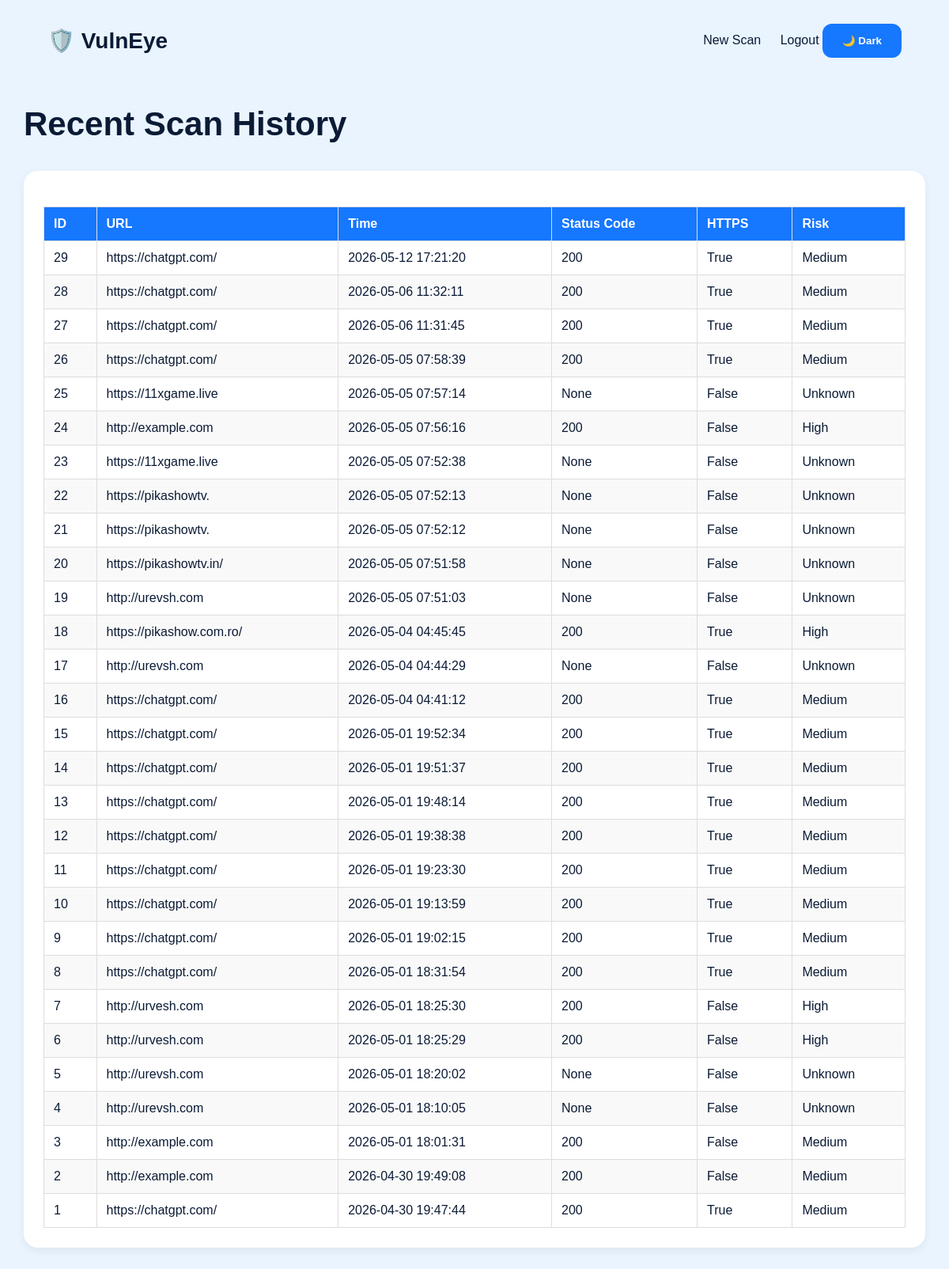
The page /history (signed in) on the database its author committed.
### tables this page shows
CREATE TABLE scan_history (
            id INTEGER PRIMARY KEY AUTOINCREMENT,
            url TEXT,
            scan_time TIMESTAMP DEFAULT CURRENT_TIMESTAMP,
            reachable TEXT,
            status_code TEXT,
            https TEXT,
            risk TEXT
        );

### app.py (the view)
@app.route("/history")
def history():
    if not is_logged_in():
        return redirect(url_for("login"))
    scans = get_all_scans()
    return render_template("history.html", scans=scans)

### app.py (called while the page is built)
def is_logged_in():
    return session.get("logged_in")

### database.py (called while the page is built)
def get_all_scans():
    conn = sqlite3.connect(DB_NAME)
    cursor = conn.cursor()
    cursor.execute("""
        SELECT id, url, scan_time, reachable, status_code, https, risk
        FROM scan_history
        ORDER BY id DESC
    """)
    rows = cursor.fetchall()
    conn.close()
    return rows

### templates/history.html (shortened to what this page needs)
<!DOCTYPE html>
<html lang="en">
<head>
    <link rel="stylesheet" href="{{ url_for('static', filename='style.css') }}">
</head>
<body>
    <header class="navbar">
        <div class="logo">🛡️ VulnEye</div>
        <nav>
            <a href="/">New Scan</a>
            <a href="/logout">Logout</a>
            <button onclick="toggleDark()" class="back-btn">🌙 Dark</button>
        </nav>
    </header>
    <section class="results-container">
        <h1>Recent Scan History</h1>
        <div class="detail-card">
            <table class="history-table">
                <thead>
                    <tr>
                        <th>ID</th>
                        <th>URL</th>
                        <th>Time</th>
                        <th>Status Code</th>
                        <th>HTTPS</th>
                        <th>Risk</th>
                    </tr>
                </thead>
                <tbody>
                    {% for scan in scans %}
                    <tr>
                        <td>{{ scan[0] }}</td>
                        <td>{{ scan[1] }}</td>
                        <td>{{ scan[2] }}</td>
                        <td>{{ scan[4] }}</td>
                        <td>{{ scan[5] }}</td>
                        <td>{{ scan[6] }}</td>
                    </tr>
                    {% endfor %}
                </tbody>
            </table>
        </div>
    </section>
</body>
</html>

### static/style.css (style rules this page uses)
body { margin: 0; font-family: Arial, sans-serif; background: #eaf4ff; color: #0b1b35; }
.navbar { display: flex; justify-content: space-between; align-items: center; padding: 30px 60px; }
.logo { font-size: 28px; font-weight: bold; }
.navbar nav a { margin-left: 20px; text-decoration: none; color: #0b1b35; font-weight: 500; }
.results-container { max-width: 1400px; margin: auto; padding: 20px 30px 50px; }
.results-container h1 { font-size: 42px; margin-top: 10px; word-break: break-word; }
.detail-card { background: white; padding: 25px; border-radius: 18px; box-shadow: 0 4px 12px rgba(0,0,0,0.06); }
.back-btn { display: inline-block; padding: 14px 25px; background: #1677ff; color: white; text-decoration: none; border: none; border-radius: 12px; font-weight: bold; cursor: pointer; }
.history-table { width: 100%; border-collapse: collapse; margin-top: 20px; }
.history-table th, .history-table td { border: 1px solid #ddd; padding: 12px; text-align: left; }
.history-table th { background: #1677ff; color: white; }
.history-table tr:nth-child(even) { background: #f9f9f9; }

### rows shown on the page
scan_history: id "29", url "https://chatgpt.com/", scan_time "2026-05-12 17:21:20", status_code "200", https "True", risk "Medium"
scan_history: id "28", url "https://chatgpt.com/", scan_time "2026-05-06 11:32:11", status_code "200", https "True", risk "Medium"
scan_history: id "27", url "https://chatgpt.com/", scan_time "2026-05-06 11:31:45", status_code "200", https "True", risk "Medium"
scan_history: id "26", url "https://chatgpt.com/", scan_time "2026-05-05 07:58:39", status_code "200", https "True", risk "Medium"
scan_history: id "25", url "https://11xgame.live", scan_time "2026-05-05 07:57:14", status_code "None", https "False", risk "Unknown"
scan_history: id "24", url "http://example.com", scan_time "2026-05-05 07:56:16", status_code "200", https "False", risk "High"
scan_history: id "23", url "https://11xgame.live", scan_time "2026-05-05 07:52:38", status_code "None", https "False", risk "Unknown"
scan_history: id "22", url "https://pikashowtv.", scan_time "2026-05-05 07:52:13", status_code "None", https "False", risk "Unknown"
scan_history: id "21", url "https://pikashowtv.", scan_time "2026-05-05 07:52:12", status_code "None", https "False", risk "Unknown"
scan_history: id "20", url "https://pikashowtv.in/", scan_time "2026-05-05 07:51:58", status_code "None", https "False", risk "Unknown"
scan_history: id "19", url "http://urevsh.com", scan_time "2026-05-05 07:51:03", status_code "None", https "False", risk "Unknown"
scan_history: id "18", url "https://pikashow.com.ro/", scan_time "2026-05-04 04:45:45", status_code "200", https "True", risk "High"
scan_history: id "17", url "http://urevsh.com", scan_time "2026-05-04 04:44:29", status_code "None", https "False", risk "Unknown"
scan_history: id "16", url "https://chatgpt.com/", scan_time "2026-05-04 04:41:12", status_code "200", https "True", risk "Medium"
scan_history: id "15", url "https://chatgpt.com/", scan_time "2026-05-01 19:52:34", status_code "200", https "True", risk "Medium"
scan_history: id "14", url "https://chatgpt.com/", scan_time "2026-05-01 19:51:37", status_code "200", https "True", risk "Medium"
scan_history: id "13", url "https://chatgpt.com/", scan_time "2026-05-01 19:48:14", status_code "200", https "True", risk "Medium"
scan_history: id "12", url "https://chatgpt.com/", scan_time "2026-05-01 19:38:38", status_code "200", https "True", risk "Medium"
scan_history: id "11", url "https://chatgpt.com/", scan_time "2026-05-01 19:23:30", status_code "200", https "True", risk "Medium"
scan_history: id "10", url "https://chatgpt.com/", scan_time "2026-05-01 19:13:59", status_code "200", https "True", risk "Medium"
scan_history: id "9", url "https://chatgpt.com/", scan_time "2026-05-01 19:02:15", status_code "200", https "True", risk "Medium"
scan_history: id "8", url "https://chatgpt.com/", scan_time "2026-05-01 18:31:54", status_code "200", https "True", risk "Medium"
scan_history: id "7", url "http://urvesh.com", scan_time "2026-05-01 18:25:30", status_code "200", https "False", risk "High"
scan_history: id "6", url "http://urvesh.com", scan_time "2026-05-01 18:25:29", status_code "200", https "False", risk "High"
scan_history: id "5", url "http://urevsh.com", scan_time "2026-05-01 18:20:02", status_code "None", https "False", risk "Unknown"
scan_history: id "4", url "http://urevsh.com", scan_time "2026-05-01 18:10:05", status_code "None", https "False", risk "Unknown"
scan_history: id "3", url "http://example.com", scan_time "2026-05-01 18:01:31", status_code "200", https "False", risk "Medium"
scan_history: id "2", url "http://example.com", scan_time "2026-04-30 19:49:08", status_code "200", https "False", risk "Medium"
scan_history: id "1", url "https://chatgpt.com/", scan_time "2026-04-30 19:47:44", status_code "200", https "True", risk "Medium"
